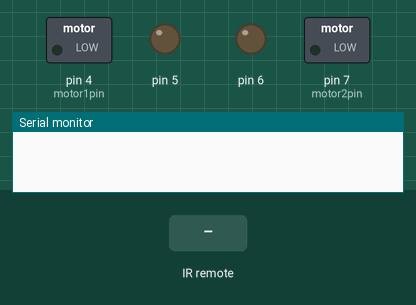
The sketch below on a simulated Arduino Uno, built with avr-gcc and run on an emulated ATmega328P. Shown: switched loads named in the sketch (green lamp = pin HIGH), output pins drawn as LEDs (lit = HIGH), the last lines printed to the serial monitor. Wiring (inferred from the names in the program): IR receiver: data pin 2. The test bench sets the inputs (shaded band).

Above: at 1.2 s.
1.3 s: infrared code 0x40 received
At 2.5 s:
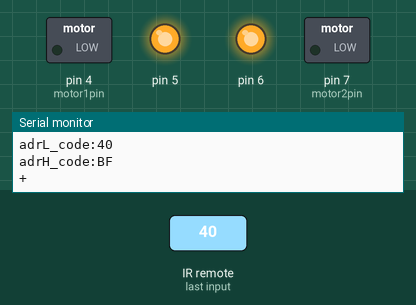
2.8 s: infrared code 0x19 received
At 3.7 s:
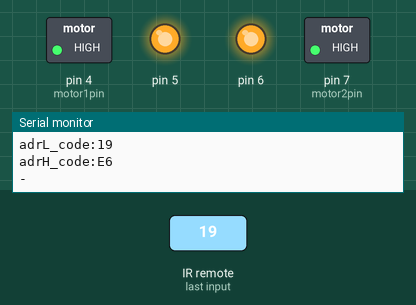
4.3 s: infrared code 0x07 received
At 4.9 s:
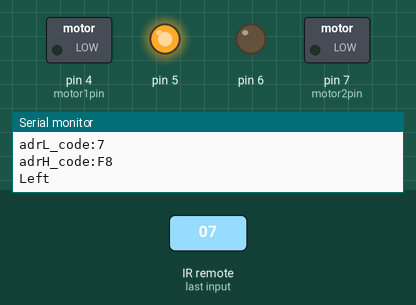
5.8 s: infrared code 0x09 received
At 7.0 s:
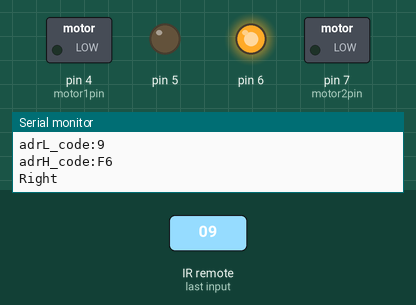
7.3 s: infrared code 0x15 received
At 8.4 s:
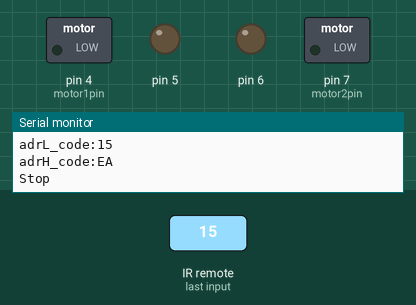
Timing chart, 0 to 9.9 s (numbered marks = the images above; inputs shaded):
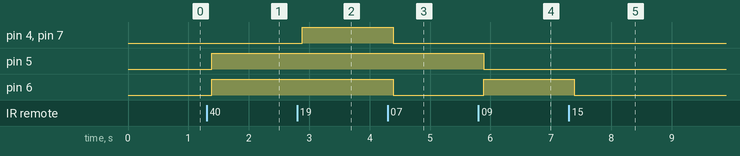

Measured:
- after the input at 1.3 s, pin 5, pin 6: LOW → HIGH after 0.09 s
- after the input at 2.8 s, pin 4 (motor1pin), pin 7 (motor2pin): LOW → HIGH after 0.09 s
- after the input at 4.3 s, pin 4 (motor1pin), pin 6, pin 7 (motor2pin): HIGH → LOW after 0.09 s
- after the input at 5.8 s, pin 5: HIGH → LOW after 0.09 s; pin 6: LOW → HIGH after 0.09 s
- after the input at 7.3 s, pin 6: HIGH → LOW after 0.09 s

The sketch:

carTest.ino
```cpp
#include "InfraredRemote.h"

#define motor1pin 4
#define motor1pwm 5
#define  motor2pin 7
#define motor2pwm 6

void setup()
{
  Serial.begin(9600);
  pinMode(IR_IN,INPUT_PULLUP);//设置红外接收引脚为输入
  Serial.flush(); //清除串口缓冲器内容函数。
  timer1_init();//定时器初始化
 }
void loop()
{
  remote_decode(); //译码
  deal(); // 处理
}

void deal(){
  if( adrL_code == 0x40 )
  {
    Serial.println("+");
    foward();
  }
  else if( adrL_code == 0x19)
  {
    Serial.println("-");
    back();
  }
  else if( adrL_code == 0x07 )
  {
    Serial.println("Left");
    left();
  }
  else if( adrL_code == 0x09 )
  {
    Serial.println("Right");
    right();
  }
  else if( adrL_code == 0x15)
  {
    Serial.println("Stop");
    stop();
  }
}

void foward(){
  motor(motor1pin,motor1pwm,2,255);      //电机1以180的速度正转,45口控制电机1
  motor(motor2pin,motor2pwm,2,255);      //电机2以180的速度正转，67口控制电机2
}

void back(){
  motor(motor1pin,motor1pwm,1,255);      //电机1以180的速度反转
  motor(motor2pin,motor2pwm,1,255);      //电机2以180的速度反转
}

void stop(){
  motor(motor1pin,motor1pwm,0,0);
  motor(motor2pin,motor2pwm,0,0);
}

void left(){
  motor(motor1pin,motor1pwm,2,255);
  motor(motor2pin,motor2pwm,0,0);
}

void right(){
  motor(motor1pin,motor1pwm,0,0);
  motor(motor2pin,motor2pwm,2,255);
}


void motor(char pin,char pwmpin,char state,int val)//参数pin是输入的高低电平的IO口，pwmpin表示输入的PWM波形的IO口，state指电机状态(正转或反转)，val是调速值大小0-255
{
  pinMode(pin, OUTPUT);
  if(state==1)                             //当state为1时正转
  {
    analogWrite(pwmpin,val);
    digitalWrite(pin,1);
   }
  else if(state==2)                     //当state为2时反转
{
   analogWrite(pwmpin,val);
   digitalWrite(pin,0);
}
else if(state==0)                     //当state为0时停止
{
    analogWrite(pwmpin,0);
    digitalWrite(pin,0);
}
}
```

InfraredRemote.cpp
```cpp
#include "InfraredRemote.h"

int Pulse_Width = 0;//存储脉宽
unsigned int ir_code = 0x00;// 用户编码值
unsigned int adrL_code = 0x00;//命令码
unsigned int adrH_code = 0x00;//命令码反码

void timer1_init(void)//定时器初始化函数
{
	TCCR1A = 0X00;
	TCCR1B = 0X05;//给定时器时钟源			//64us进行一次计数器累加
	TCCR1C = 0X00;
	TCNT1 = 0X00;
	TIMSK1 = 0X00;  //禁止定时器溢出中断
}

void remote_deal(void)//执行译码结果函数
{ //数据显示
        Serial.print("\nir_code:");
	Serial.println(ir_code,HEX);//16进制显示
        Serial.print("adrL_code:");
	Serial.println(adrL_code,HEX);//16进制显示
        Serial.print("adrH_code:");
        Serial.println(adrH_code,HEX);//16进制显示

}

char logic_value()//判断逻辑值“0”和“1”子函数
{
	TCNT1 = 0X00;
	while(!(digitalRead(IR_IN))); //低等待
	Pulse_Width=TCNT1;
	TCNT1=0;
	if(Pulse_Width>=7&&Pulse_Width<=10)//低电平560us
	{
		while(digitalRead(IR_IN));//是高就等待
		Pulse_Width=TCNT1;
		TCNT1=0;
		if(Pulse_Width>=7&&Pulse_Width<=10)//接着高电平560us
			return 0;
		else if(Pulse_Width>=25&&Pulse_Width<=27) //接着高电平1.7ms
			return 1;
	}
	return -1;
}

void pulse_deal()//接收地址码和命令码脉冲函数
{
	int i;
	int j;
	ir_code=0x00;// 清零
	adrL_code=0x00;// 清零
	adrH_code=0x00;// 清零
	//解析遥控器编码中的用户编码值
	for(i = 0 ; i < 16; i++)
	{
		if(logic_value() == 1) //是1
			ir_code |= (1<<i);//保存键值
	}
	//解析遥控器编码中的命令码
	for(i = 0 ; i < 8; i++)
	{
		if(logic_value() == 1) //是1
			adrL_code |= (1<<i);//保存键值
	}
	//解析遥控器编码中的命令码反码
	for(j = 0 ; j < 8; j++)
	{
		if(logic_value() == 1) //是1
			adrH_code |= (1<<j);//保存键值
	}

        remote_deal();
}

void remote_decode(void)//译码函数
{
	TCNT1=0X00;
	while(digitalRead(IR_IN))//是高就等待
	{
		//if(TCNT1>=1563) //当高电平持续时间超过100ms，表明此时没有按键按下
		//{
		//	ir_code=0x00ff;// 用户编码值
		//	adrL_code=0x00;//键码前一个字节值
		//	adrH_code=0x00;//键码后一个字节值
		//	return;
		//}
	}
	//如果高电平持续时间不超过100ms
	TCNT1=0X00;
	while(!(digitalRead(IR_IN))); //低等待
	Pulse_Width=TCNT1;
	TCNT1=0;
	if(Pulse_Width>=140&&Pulse_Width<=141)//9ms
	{
		while(digitalRead(IR_IN));//是高就等待
		Pulse_Width=TCNT1;
		TCNT1=0;
		if(Pulse_Width>=68&&Pulse_Width<=72)//4.5ms
		{
			pulse_deal();
			return;
		}
		else if(Pulse_Width>=34&&Pulse_Width<=36)//2.25ms
		{
			while(!(digitalRead(IR_IN)));//低等待
			Pulse_Width=TCNT1;
			TCNT1=0;
			if(Pulse_Width>=7&&Pulse_Width<=10)//560us
			{
				return;
			}
		}
	}
}
```

InfraredRemote.h
```cpp
#ifndef __InfraredRemote__H__
#define __InfraredRemote__H__

#include <Arduino.h>

#define IR_IN 2 //红外接收

extern void timer1_init(void);	//定时器初始化函数
extern char logic_value();//判断逻辑值“0”和“1”子函数
extern void pulse_deal();//接收地址码和命令码脉冲函数
extern void remote_decode(void);
extern void remote_deal(void);//执行译码结果函数

extern unsigned int ir_code;// 用户编码值
extern unsigned int adrL_code;//命令码
extern unsigned int adrH_code;//命令码反码

#endif
```
